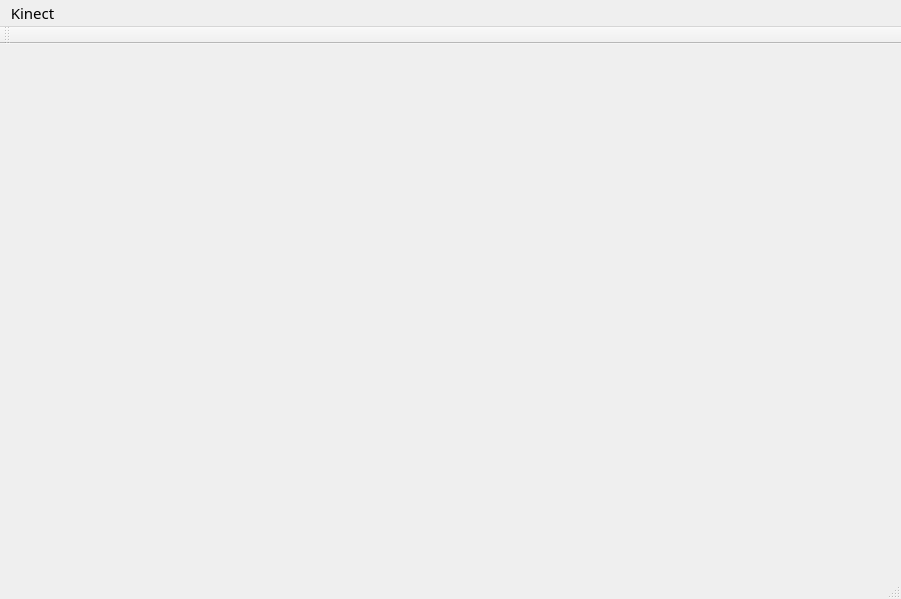
<?xml version="1.0" encoding="UTF-8"?>
<ui version="4.0">
 <class>MainWindow</class>
 <widget class="QMainWindow" name="MainWindow">
  <property name="geometry">
   <rect>
    <x>0</x>
    <y>0</y>
    <width>901</width>
    <height>599</height>
   </rect>
  </property>
  <property name="font">
   <font>
    <family>メイリオ</family>
    <pointsize>11</pointsize>
   </font>
  </property>
  <property name="windowTitle">
   <string>MainWindow</string>
  </property>
  <widget class="QWidget" name="centralWidget">
   <widget class="QPushButton" name="pushButton">
    <property name="geometry">
     <rect>
      <x>-190</x>
      <y>190</y>
      <width>75</width>
      <height>23</height>
     </rect>
    </property>
    <property name="text">
     <string>PushButton</string>
    </property>
   </widget>
  </widget>
  <widget class="QMenuBar" name="menuBar">
   <property name="geometry">
    <rect>
     <x>0</x>
     <y>0</y>
     <width>901</width>
     <height>29</height>
    </rect>
   </property>
   <widget class="QMenu" name="menuKinect">
    <property name="title">
     <string>Kinect</string>
    </property>
    <addaction name="actionStart_Capture"/>
    <addaction name="actionStop_Capture"/>
   </widget>
   <addaction name="menuKinect"/>
  </widget>
  <widget class="QToolBar" name="mainToolBar">
   <attribute name="toolBarArea">
    <enum>TopToolBarArea</enum>
   </attribute>
   <attribute name="toolBarBreak">
    <bool>false</bool>
   </attribute>
  </widget>
  <widget class="QStatusBar" name="statusBar"/>
  <action name="actionStart_Capture">
   <property name="text">
    <string>Start Capture</string>
   </property>
  </action>
  <action name="actionStop_Capture">
   <property name="text">
    <string>Stop Capture</string>
   </property>
  </action>
 </widget>
 <layoutdefault spacing="6" margin="11"/>
 <resources/>
 <connections/>
</ui>
